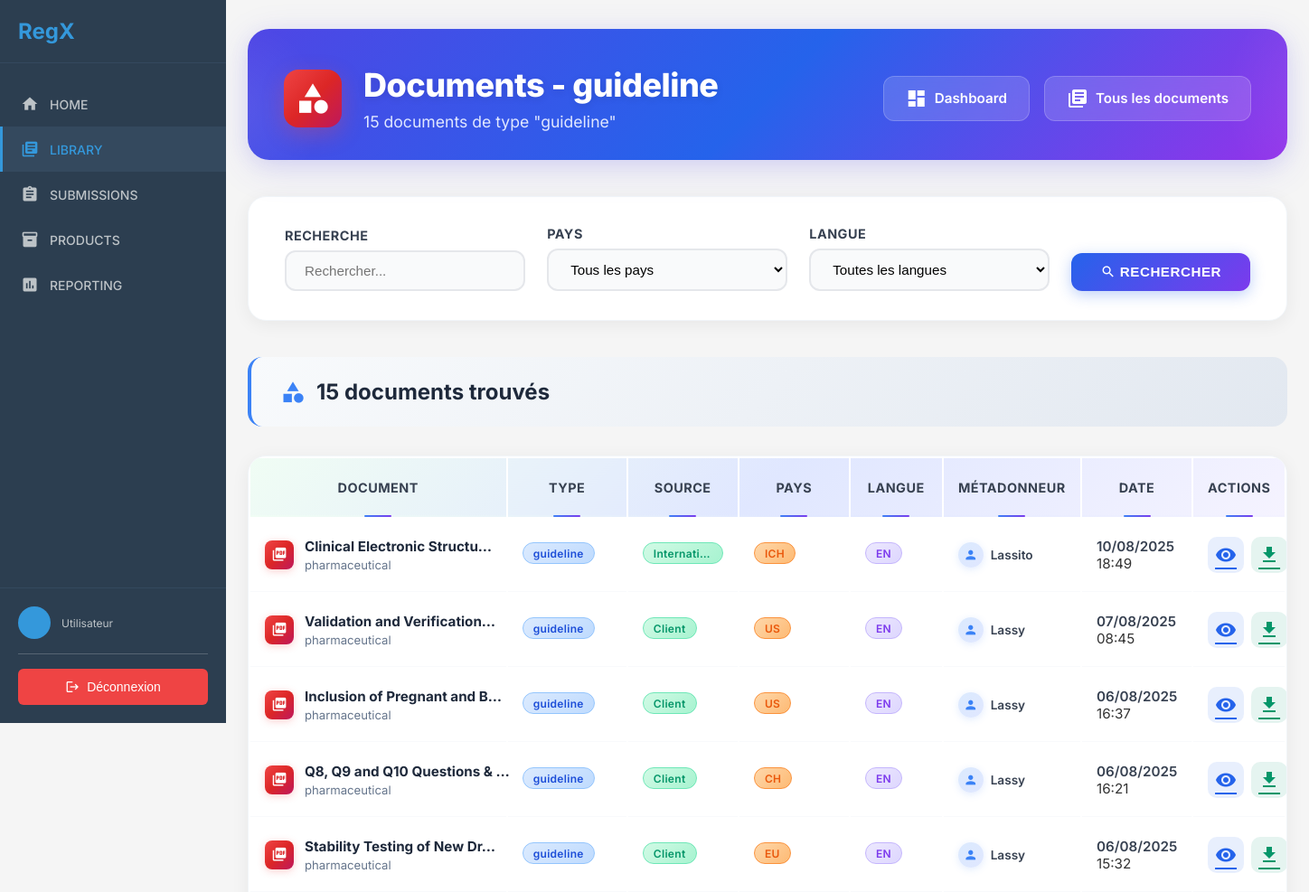
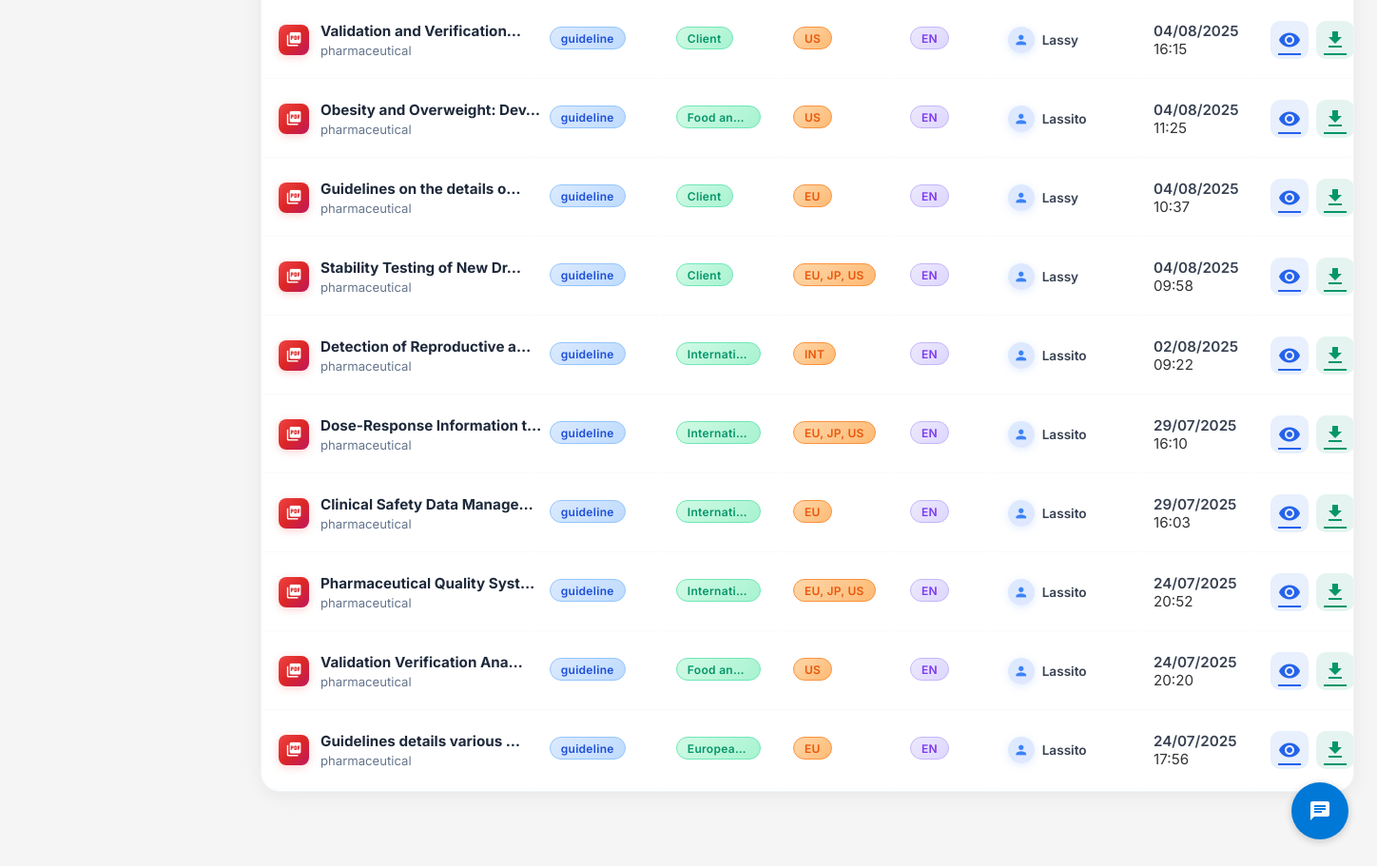
The app's page /client/library/type/guideline/ with its own data (2 pictures, top to bottom).
### rawdocs/models.py (models this page shows, shortened)
class RawDocument(models.Model):
    url = models.URLField(help_text="URL d'origine du PDF", blank=True)
    file = models.FileField(upload_to=pdf_upload_to, help_text="Fichier PDF téléchargé")
    created_at = models.DateTimeField(auto_now_add=True)
    owner = models.ForeignKey(
        settings.AUTH_USER_MODEL,
        on_delete=models.CASCADE,
        related_name='raw_documents',
        null=True, blank=True,
        help_text="Utilisateur qui a téléchargé ce document"
    )
    is_validated = models.BooleanField(default=False, help_text="Document validé par un métadonneur")
    validated_at = models.DateTimeField(null=True, blank=True)
    is_ready_for_expert = models.BooleanField(default=False, help_text="Document prêt pour révision expert")
    expert_ready_at = models.DateTimeField(null=True, blank=True,
                                           help_text="Date à laquelle le document est devenu prêt pour l'expert")
    total_pages = models.IntegerField(default=0, help_text="Nombre total de pages")
    pages_extracted = models.BooleanField(default=False, help_text="Pages extraites individuellement")
    title = models.TextField(blank=True, help_text="Titre du document")
    doc_type = models.CharField("Type", max_length=100, blank=True, help_text="Type du document (guide, rapport…)")
    publication_date = models.CharField(max_length=100, blank=True, help_text="Date de publication")
    version = models.CharField(max_length=50, blank=True, help_text="Version extraite")
    source = models.CharField(max_length=255, blank=True, help_text="Organisation émettrice (EMA, FDA…)")
    context = models.TextField(blank=True, help_text="Contexte extrait (2 phrases max)")
    country = models.CharField(max_length=100, blank=True, help_text="Pays détecté (GPE ou TLD)")
    language = models.CharField(max_length=10, blank=True, help_text="Langue détectée (fr, en…)")
    url_source = models.URLField(blank=True, help_text="URL d'origine pour référence")

### client/library/views.py (the view)
# urls.py: path('type/<str:doc_type>/', views.documents_by_type, name='documents_by_type'),
def documents_by_type(request, doc_type):
    search = request.GET.get('search', '')
    country = request.GET.get('country', '')
    language = request.GET.get('language', '')
    documents_qs = RawDocument.objects.filter(
        is_validated=True,
        doc_type__icontains=doc_type
    ).select_related('owner')
    if search:
        documents_qs = documents_qs.filter(
            Q(title__icontains=search) |
            Q(source__icontains=search) |
            Q(context__icontains=search)
        )
    if country:
        documents_qs = documents_qs.filter(country__icontains=country)
    if language:
        documents_qs = documents_qs.filter(language__icontains=language)
    documents_qs = documents_qs.order_by('-created_at')
    paginator = Paginator(documents_qs, 50)
    page_number = request.GET.get('page')
    documents = paginator.get_page(page_number)
    countries = RawDocument.objects.filter(is_validated=True).exclude(country='').values_list('country', flat=True).distinct()
    languages = RawDocument.objects.filter(is_validated=True).exclude(language='').values_list('language', flat=True).distinct()
    context = {
        'documents': documents,
        'doc_type': doc_type,
        'countries': countries,
        'languages': languages,
        'filters': {
            'search': search,
            'country': country,
            'language': language,
        }
    }
    return render(request, 'client/library/documents_by_type.html', context)

### chatbot/templatetags/chatbot_tags.py (called while the page is built)
@register.simple_tag
def chatbot_widget():
    return render_to_string('chatbot/chatbot_widget.html')

### client/library/templatetags/document_filters.py (called while the page is built)
@register.filter
def document_title(document):
    if document.title and document.title.strip():
        return document.title.strip()
    if document.file:
        clean_name = clean_filename(document.file)
        if clean_name:
            return clean_name
    return f"Document #{document.pk}"

### templates/client/library/documents_by_type.html (shortened to what this page needs)
{% extends 'client/base.html' %}
{% load static %}
{% load document_filters %}
{% block content %}
<div class="library-container">
    <div class="page-header">
        <div class="page-header-content">
            <div class="page-header-left">
                <div class="page-header-icon">
                    <i class="material-icons">category</i>
                </div>
                <div class="page-header-titles">
                    <h1>Documents - {{ doc_type }}</h1>
                    <p>{{ documents.paginator.count }} document{{ documents.paginator.count|pluralize }} de type "{{ doc_type }}"</p>
                </div>
            </div>
            <div class="dashboard-tile-links">
                <a href="{% url 'client:library:dashboard' %}" class="dashboard-tile-link">
                    <i class="material-icons">dashboard</i>
                    Dashboard
                </a>
                <a href="{% url 'client:library:document_list' %}" class="dashboard-tile-link">
                    <i class="material-icons">library_books</i>
                    Tous les documents
                </a>
            </div>
        </div>
    </div>
    <form method="get" class="filters-bar">
        <div class="filters-col">
            <label>RECHERCHE</label>
            <input type="text" name="search" value="{{ filters.search }}" placeholder="Rechercher...">
        </div>
        <div class="filters-col">
            <label>PAYS</label>
            <select name="country">
                <option value="">Tous les pays</option>
            </select>
        </div>
        <div class="filters-col">
            <label>LANGUE</label>
            <select name="language">
                <option value="">Toutes les langues</option>
            </select>
        </div>
        <div class="filters-action">
            <button type="submit">
                <i class="material-icons" style="font-size:1.1em;vertical-align: middle;">search</i>
                Rechercher
            </button>
        </div>
    </form>
    <div class="results-header">
        <h2>
            <i class="material-icons">category</i>
            {{ documents.paginator.count }} document{{ documents.paginator.count|pluralize }} trouvé{{ documents.paginator.count|pluralize }}
        </h2>
    </div>
    {% if documents %}
    <div class="table-wrap">
        <div class="overflow-x-auto">
            <table>
                <thead>
                    <tr>
                        <th>Document</th>
                        <th>Type</th>
                        <th>Source</th>
                        <th>Pays</th>
                        <th>Langue</th>
                        <th>Métadonneur</th>
                        <th>Date</th>
                        <th>Actions</th>
                    </tr>
                </thead>
                <tbody>
                    {% for document in documents %}
                    <tr onclick="location.href='{% url 'client:library:document_detail' document.pk %}'">
                        <td>
                            <div class="document-icon-container">
                                <div class="document-table-icon">
                                    <i class="material-icons">picture_as_pdf</i>
                                </div>
                                <div class="flex-1 min-w-0">
                                    <span class="doc-title" title="{{ document|document_title }}">
                                        {{ document|document_title|truncatechars:28 }}
                                    </span>
                                    {% if document.context %}
                                    <div class="doc-context" title="{{ document.context }}">
                                        {{ document.context|truncatechars:30 }}
                                    </div>
                                    {% endif %}
                                </div>
                            </div>
                        </td>
                        <td>
                            {% if document.doc_type %}
                            <span class="badge-blue" title="{{ document.doc_type }}">
                                {{ document.doc_type|truncatechars:15 }}
                            </span>
                            {% else %}
                            <span class="badge-gray">-</span>
                            {% endif %}
                        </td>
                        <td>
                            {% if document.source %}
                            <span class="badge-green" title="{{ document.source }}">
                                {{ document.source|truncatechars:12 }}
                            </span>
                            {% else %}
                            <span class="badge-gray">-</span>
                            {% endif %}
                        </td>
                        <td>
                            {% if document.country %}
                            <span class="badge-orange" title="{{ document.country }}">
                                {{ document.country|truncatechars:12 }}
                            </span>
                            {% else %}
                            <span class="badge-gray">-</span>
                            {% endif %}
                        </td>
                        <td>
                            {% if document.language %}
                            <span class="badge-purple" title="{{ document.language }}">
                                {{ document.language|upper|truncatechars:10 }}
                            </span>
                            {% else %}
                            <span class="badge-gray">-</span>
                            {% endif %}
                        </td>
                        <td>
                            <div class="doc-meta-user">
                                <span class="avatar">
                                    <i class="material-icons">person</i>
                                </span>
                                <span>{{ document.owner.username|default:"Anonyme" }}</span>
                            </div>
                        </td>
                        <td>
                            <div style="font-weight: 600; color: #374151;">{{ document.created_at|date:"d/m/Y" }}</div>
                            <div class="text-xs text-gray-400">{{ document.created_at|date:"H:i" }}</div>
                        </td>
                        <td>
                            <div class="doc-actions">
                                <a href="{% url 'client:library:document_detail' document.pk %}" class="view" title="Voir le détail"
                                   onclick="event.stopPropagation();">
                                    <i class="material-icons">visibility</i>
                                </a>
                                <a href="{% url 'client:library:download_document' document.pk %}" class="download" title="Télécharger"
                                   onclick="event.stopPropagation();">
                                    <i class="material-icons">download</i>
                                </a>
                            </div>
                        </td>
                    </tr>
                    {% endfor %}
                </tbody>
            </table>
        </div>
    </div>
    {% endif %}
</div>
{% endblock %}

### static/css/main.css (style rules this page uses)
* { margin: 0; padding: 0; box-sizing: border-box; }
body { font-family: 'Inter', sans-serif; background-color: #f5f5f5; color: #333; }

### records on screen
RawDocument: title "Clinical Electronic Structu…", context "pharmaceutical", doc_type "guideline", source "Internati…", country "ICH", language "EN", owner.username "Lassito", created_at "10/08/2025", created_at "18:49"
RawDocument: title "Validation and Verification…", context "pharmaceutical", doc_type "guideline", source "Client", country "US", language "EN", owner.username "Lassy", created_at "07/08/2025", created_at "08:45"
RawDocument: title "Inclusion of Pregnant and B…", context "pharmaceutical", doc_type "guideline", source "Client", country "US", language "EN", owner.username "Lassy", created_at "06/08/2025", created_at "16:37"
RawDocument: title "Q8, Q9 and Q10 Questions & …", context "pharmaceutical", doc_type "guideline", source "Client", country "CH", language "EN", owner.username "Lassy", created_at "06/08/2025", created_at "16:21"
RawDocument: title "Stability Testing of New Dr…", context "pharmaceutical", doc_type "guideline", source "Client", country "EU", language "EN", owner.username "Lassy", created_at "06/08/2025", created_at "15:32"
RawDocument: title "Validation and Verification…", context "pharmaceutical", doc_type "guideline", source "Client", country "US", language "EN", owner.username "Lassy", created_at "04/08/2025", created_at "16:15"
RawDocument: title "Obesity and Overweight: Dev…", context "pharmaceutical", doc_type "guideline", source "Food an…", country "US", language "EN", owner.username "Lassito", created_at "04/08/2025", created_at "11:25"
RawDocument: title "Guidelines on the details o…", context "pharmaceutical", doc_type "guideline", source "Client", country "EU", language "EN", owner.username "Lassy", created_at "04/08/2025", created_at "10:37"
RawDocument: title "Stability Testing of New Dr…", context "pharmaceutical", doc_type "guideline", source "Client", country "EU, JP, US", language "EN", owner.username "Lassy", created_at "04/08/2025", created_at "09:58"
RawDocument: title "Detection of Reproductive a…", context "pharmaceutical", doc_type "guideline", source "Internati…", country "INT", language "EN", owner.username "Lassito", created_at "02/08/2025", created_at "09:22"
RawDocument: title "Dose-Response Information t…", context "pharmaceutical", doc_type "guideline", source "Internati…", country "EU, JP, US", language "EN", owner.username "Lassito", created_at "29/07/2025", created_at "16:10"
RawDocument: title "Clinical Safety Data Manage…", context "pharmaceutical", doc_type "guideline", source "Internati…", country "EU", language "EN", owner.username "Lassito", created_at "29/07/2025", created_at "16:03"
RawDocument: title "Pharmaceutical Quality Syst…", context "pharmaceutical", doc_type "guideline", source "Internati…", country "EU, JP, US", language "EN", owner.username "Lassito", created_at "24/07/2025", created_at "20:52"
RawDocument: title "Validation Verification Ana…", context "pharmaceutical", doc_type "guideline", source "Food an…", country "US", language "EN", owner.username "Lassito", created_at "24/07/2025", created_at "20:20"
RawDocument: title "Guidelines details various …", context "pharmaceutical", doc_type "guideline", source "Europea…", country "EU", language "EN", owner.username "Lassito", created_at "24/07/2025", created_at "17:56"

### other values on screen
{{ doc_type }} "guideline"
{{ documents.paginator.count }} "15"
